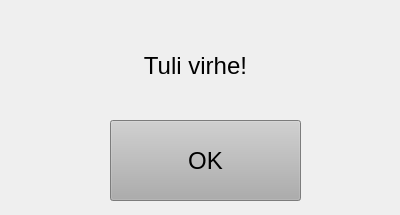
<?xml version="1.0" encoding="UTF-8"?>
<ui version="4.0">
 <class>PopUpDialog</class>
 <widget class="QDialog" name="PopUpDialog">
  <property name="geometry">
   <rect>
    <x>0</x>
    <y>0</y>
    <width>400</width>
    <height>215</height>
   </rect>
  </property>
  <property name="sizePolicy">
   <sizepolicy hsizetype="Fixed" vsizetype="Fixed">
    <horstretch>0</horstretch>
    <verstretch>0</verstretch>
   </sizepolicy>
  </property>
  <property name="minimumSize">
   <size>
    <width>400</width>
    <height>215</height>
   </size>
  </property>
  <property name="maximumSize">
   <size>
    <width>400</width>
    <height>215</height>
   </size>
  </property>
  <property name="windowTitle">
   <string>Dialog</string>
  </property>
  <widget class="QStackedWidget" name="stackedWidget">
   <property name="geometry">
    <rect>
     <x>0</x>
     <y>0</y>
     <width>561</width>
     <height>371</height>
    </rect>
   </property>
   <property name="currentIndex">
    <number>1</number>
   </property>
   <widget class="QWidget" name="Onnistui">
    <widget class="QLabel" name="label_onnistui">
     <property name="geometry">
      <rect>
       <x>40</x>
       <y>40</y>
       <width>311</width>
       <height>51</height>
      </rect>
     </property>
     <property name="font">
      <font>
       <pointsize>18</pointsize>
      </font>
     </property>
     <property name="text">
      <string>Talletus onnistui!</string>
     </property>
     <property name="alignment">
      <set>Qt::AlignCenter</set>
     </property>
    </widget>
    <widget class="QPushButton" name="pushButton_etusivu">
     <property name="geometry">
      <rect>
       <x>10</x>
       <y>120</y>
       <width>181</width>
       <height>81</height>
      </rect>
     </property>
     <property name="font">
      <font>
       <pointsize>18</pointsize>
      </font>
     </property>
     <property name="styleSheet">
      <string notr="true">background-color: rgb(173, 173, 173);</string>
     </property>
     <property name="text">
      <string>Etusivu</string>
     </property>
    </widget>
    <widget class="QPushButton" name="pushButton_tiedot">
     <property name="geometry">
      <rect>
       <x>210</x>
       <y>120</y>
       <width>181</width>
       <height>81</height>
      </rect>
     </property>
     <property name="font">
      <font>
       <pointsize>18</pointsize>
      </font>
     </property>
     <property name="styleSheet">
      <string notr="true">background-color: rgb(173, 173, 173);</string>
     </property>
     <property name="text">
      <string>Tiedot</string>
     </property>
    </widget>
   </widget>
   <widget class="QWidget" name="Epaonnistui">
    <widget class="QLabel" name="label_epaonnistui">
     <property name="geometry">
      <rect>
       <x>40</x>
       <y>40</y>
       <width>311</width>
       <height>51</height>
      </rect>
     </property>
     <property name="font">
      <font>
       <pointsize>18</pointsize>
      </font>
     </property>
     <property name="text">
      <string>Tuli virhe!</string>
     </property>
     <property name="alignment">
      <set>Qt::AlignCenter</set>
     </property>
    </widget>
    <widget class="QPushButton" name="pushButton_ok">
     <property name="geometry">
      <rect>
       <x>110</x>
       <y>120</y>
       <width>191</width>
       <height>81</height>
      </rect>
     </property>
     <property name="font">
      <font>
       <pointsize>18</pointsize>
      </font>
     </property>
     <property name="styleSheet">
      <string notr="true">background-color: rgb(173, 173, 173);</string>
     </property>
     <property name="text">
      <string>OK</string>
     </property>
    </widget>
   </widget>
   <widget class="QWidget" name="page">
    <widget class="QLabel" name="label_kirjauduUlos">
     <property name="geometry">
      <rect>
       <x>40</x>
       <y>40</y>
       <width>311</width>
       <height>51</height>
      </rect>
     </property>
     <property name="font">
      <font>
       <pointsize>18</pointsize>
      </font>
     </property>
     <property name="text">
      <string>Kirjaudu ulos?</string>
     </property>
     <property name="alignment">
      <set>Qt::AlignCenter</set>
     </property>
    </widget>
    <widget class="QPushButton" name="pushButton_kylla">
     <property name="geometry">
      <rect>
       <x>10</x>
       <y>120</y>
       <width>181</width>
       <height>81</height>
      </rect>
     </property>
     <property name="minimumSize">
      <size>
       <width>0</width>
       <height>0</height>
      </size>
     </property>
     <property name="maximumSize">
      <size>
       <width>16777215</width>
       <height>16777215</height>
      </size>
     </property>
     <property name="font">
      <font>
       <pointsize>18</pointsize>
      </font>
     </property>
     <property name="styleSheet">
      <string notr="true">background-color: rgb(173, 173, 173);</string>
     </property>
     <property name="text">
      <string>Kyllä</string>
     </property>
    </widget>
    <widget class="QPushButton" name="pushButton_ei">
     <property name="geometry">
      <rect>
       <x>210</x>
       <y>120</y>
       <width>181</width>
       <height>81</height>
      </rect>
     </property>
     <property name="font">
      <font>
       <pointsize>18</pointsize>
      </font>
     </property>
     <property name="styleSheet">
      <string notr="true">background-color: rgb(173, 173, 173);</string>
     </property>
     <property name="text">
      <string>Ei</string>
     </property>
    </widget>
   </widget>
  </widget>
 </widget>
 <resources/>
 <connections/>
</ui>
